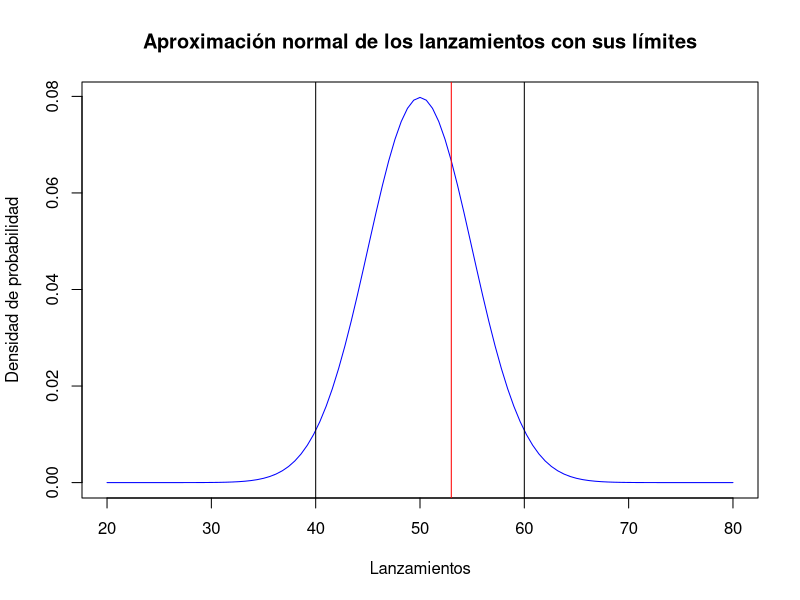
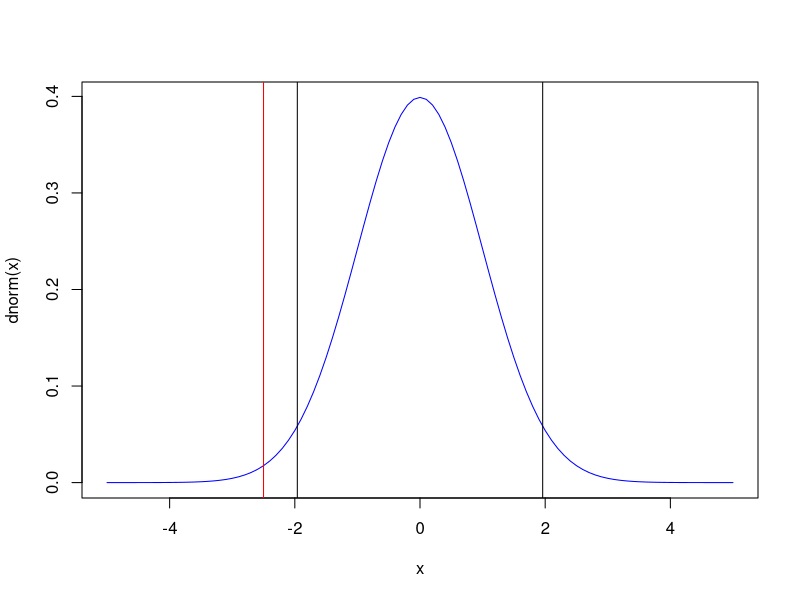
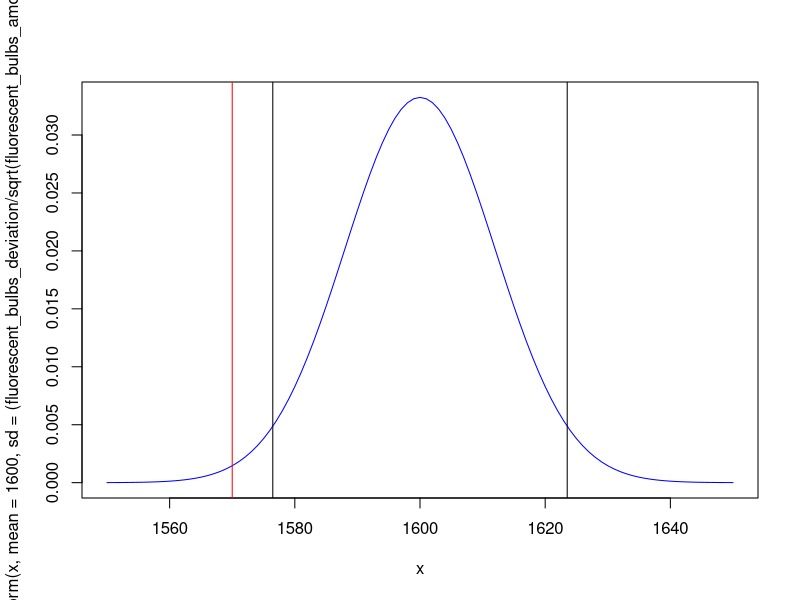
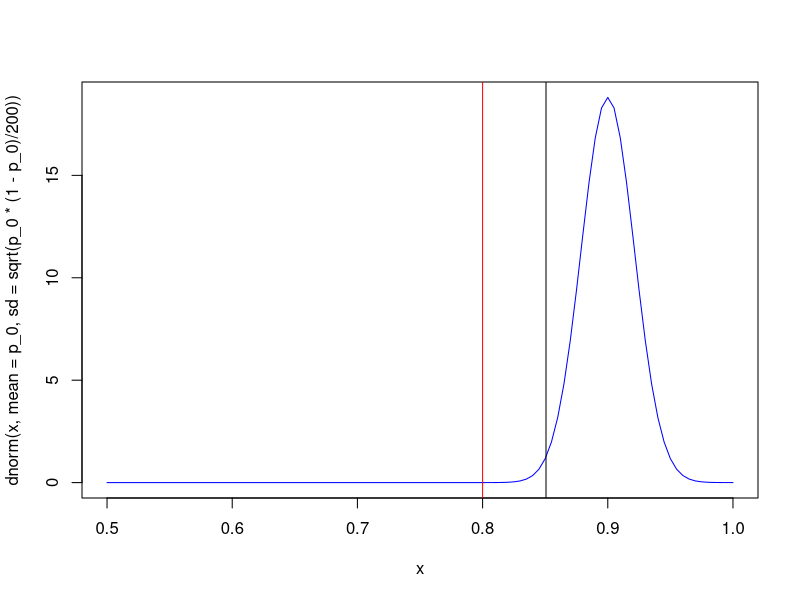

These charts were generated, in order, by the following R code:
## ---- chunk 1
knitr::opts_chunk$set(echo = TRUE)
## ---- chunk 2
curve(dnorm(x, mean = 50, sd = 5), from = 20, to = 80, col = 'blue', main = 'Aproximación normal de los lanzamientos con sus límites', ylab = 'Densidad de probabilidad', xlab = 'Lanzamientos')
abline(v = 40)
abline(v = 60)
abline(v = 53, col = 'red')
## ---- chunk 3
p_value = pnorm(47, mean = 50, sd = 5, lower.tail = TRUE) + pnorm(53, mean = 50, sd = 5, lower.tail = FALSE)
## ---- chunk 4
fluorescent_bulbs_amount = 100
fluorescent_bulbs_mean = 1570
fluorescent_bulbs_deviation = 120
## ---- chunk 5
h0_mean = 1600
## ---- chunk 6

significance = 0.05

upper_limit = qnorm(p = significance / 2, lower.tail = FALSE)
lower_limit = qnorm(p = significance / 2, lower.tail = TRUE)

statistic_z = (fluorescent_bulbs_mean - h0_mean) / (fluorescent_bulbs_deviation / sqrt(fluorescent_bulbs_amount))

curve(dnorm(x), from = -5, to = 5, col = 'blue')
abline(v = c(upper_limit, lower_limit))
abline(v = statistic_z, col = 'red')

## ---- chunk 7
# fbulbs: Fluorescent bulbs.
fbulbs_upper_limit = h0_mean + upper_limit * (fluorescent_bulbs_deviation / sqrt(fluorescent_bulbs_amount))
fbulbs_lower_limit = h0_mean - upper_limit * (fluorescent_bulbs_deviation / sqrt(fluorescent_bulbs_amount))

curve(dnorm(x, mean = 1600, sd = (fluorescent_bulbs_deviation / sqrt(fluorescent_bulbs_amount))), from = 1550, to = 1650, col = 'blue')
abline(v = c(fbulbs_upper_limit, fbulbs_lower_limit))
abline(v = fluorescent_bulbs_mean, col = 'red')
## ---- chunk 8
p_0 = 0.9
p_hat = 160 / 200
significance = 0.01

# statistic_z_prop: Statistic Z for proportions.
statistic_z_prop = (p_hat - p_0) / sqrt(p_0 * (1 - p_0) / 200)

limit = qnorm(p = significance, mean = p_0, sd = sqrt(p_0 * (1 - p_0) / 200))
p_value = pnorm(q = p_hat, mean = p_0, sd = sqrt(p_0 * (1 - p_0) / 200))

curve(dnorm(x, mean = p_0, sd = sqrt(p_0 * (1 - p_0) / 200)), from = 0.5, to = 1, col = 'blue')
abline(v = limit)
abline(v = p_hat, col = 'red')
